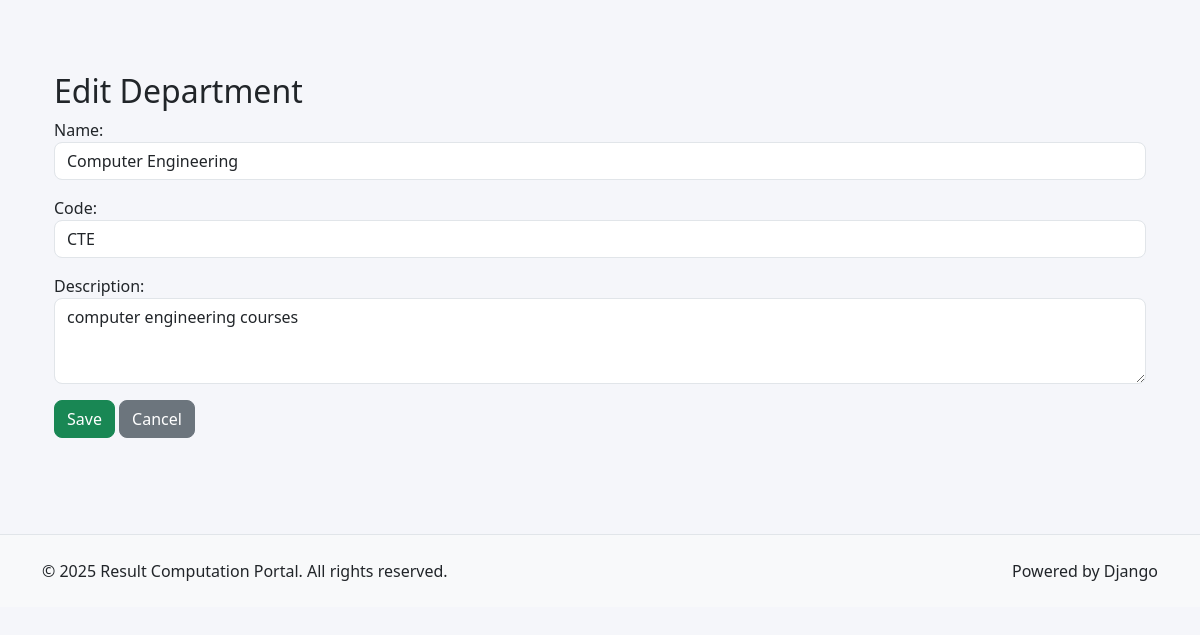
/courses/departments/edit/2/, run on the app's committed database.
### courses/models.py (models this page shows, shortened)
class Department(models.Model):
    name = models.CharField(max_length=100, unique=True)
    code = models.CharField(max_length=10, unique=True)
    description = models.TextField(blank=True, null=True)
    created_at = models.DateTimeField(auto_now_add=True)
    updated_at = models.DateTimeField(auto_now=True)
    class Meta:
        ordering = ["name"]
        verbose_name = "Department"
        verbose_name_plural = "Departments"

### courses/views.py (the view)
# urls.py: path('departments/edit/<int:pk>/', views.department_edit, name='department_edit'),
def department_edit(request, pk):
    department = get_object_or_404(Department, pk=pk)
    if request.method == "POST":
        form = DepartmentForm(request.POST, instance=department)
        if form.is_valid():
            form.save()
            return redirect('courses:department_list')
    else:
        form = DepartmentForm(instance=department)
    return render(request, 'courses/department_form.html', {'form': form, 'title': 'Edit Department'})

### courses/forms.py
class DepartmentForm(forms.ModelForm):
    class Meta:
        model = Department
        fields = ['name', 'code', 'description']
        widgets = {
            'name': forms.TextInput(attrs={'class': 'form-control'}),
            'code': forms.TextInput(attrs={'class': 'form-control'}),
            'description': forms.Textarea(attrs={'class': 'form-control', 'rows': 3}),
        }

### templates/courses/department_form.html (shortened to what this page needs)
{% extends 'base/base.html' %}
{% block content %}
<div class="container mt-4">
    <h2>{{ title }}</h2>
    <form method="post">
        {{ form.as_p }}
        <button type="submit" class="btn btn-success">Save</button>
        <a href="{% url 'courses:department_list' %}" class="btn btn-secondary">Cancel</a>
    </form>
</div>
{% endblock %}

### static/css/style.css (style rules this page uses)
:root { --primary-color: #667eea; --secondary-color: #764ba2; --success-color: #28a745; --danger-color: #dc3545; --warning-color: #ffc107; --info-color: #17a2b8; --light-color: #f8f9fa; --dark-color: #343a40; }
body { font-family: 'Segoe UI', Tahoma, Geneva, Verdana, sans-serif; background-color: #f5f6fa; }
.btn { border-radius: 8px; font-weight: 500; transition: all 0.3s ease; }
.form-control { border-radius: 8px; border: 1px solid #e1e5e9; transition: all 0.3s ease; }

### data on the page
Department: name "Computer Engineering", code "CTE", description "computer engineering courses"

### other printed values
{{ title }} "Edit Department"
